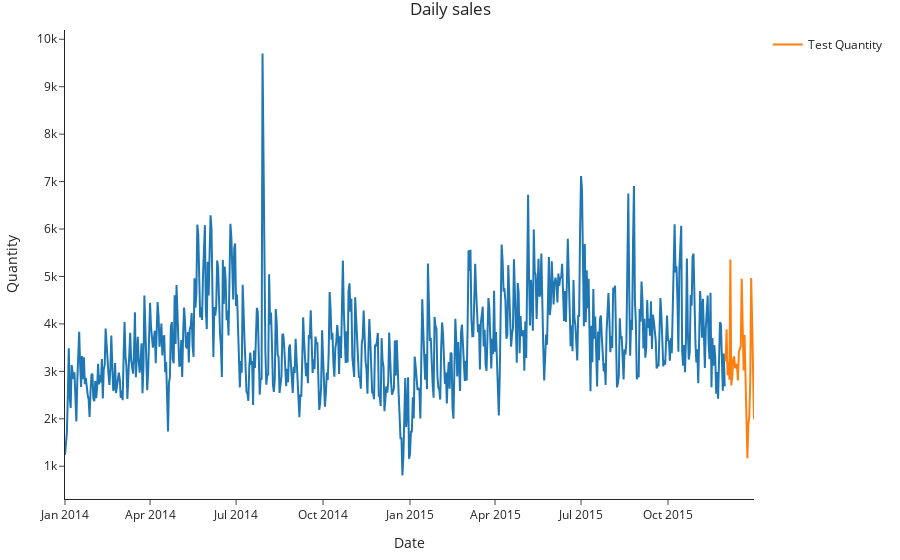

Here is the notebook cell this chart was saved with:
### Code cell
fig = px.line(df_orders_train, x=df_orders_train.index, y="quantity", title='Daily sales', template="simple_white")
fig.add_trace(go.Scatter(x=df_orders_test.index, y=df_orders_test["quantity"], mode='lines', name='Test Quantity'))
fig.update_layout(title_x=0.5, margin={'l': 30, 'b': 40, 't': 30, 'r': 40}, hovermode='x unified', hoverlabel=dict(bgcolor="white"))
fig.update_xaxes(title_text="Date")
fig.update_yaxes(title_text="Quantity")
fig.show()

### Figure 1 — Plotly figure (JSON) as saved in the notebook; plotly's stock layout.template omitted (floating-point values rounded to 4 significant figures; data arrays with more than 128 entries replaced by an {"elided": "..."} marker saying what was removed)
{"data": [{"hovertemplate": "orderDate=%{x}<br>quantity=%{y}<extra></extra>", "legendgroup": "", "line": {"color": "#1F77B4", "dash": "solid"}, "marker": {"symbol": "circle"}, "mode": "lines", "name": "", "orientation": "v", "showlegend": false, "type": "scatter", "x": {"elided": "699 str values"}, "xaxis": "x", "y": {"elided": "699 int values"}, "yaxis": "y"}, {"mode": "lines", "name": "Test Quantity", "type": "scatter", "x": ["2015-12-01", "2015-12-02", "2015-12-03", "2015-12-04", "2015-12-05", "2015-12-06", "2015-12-07", "2015-12-08", "2015-12-09", "2015-12-10", "2015-12-11", "2015-12-12", "2015-12-13", "2015-12-14", "2015-12-15", "2015-12-16", "2015-12-17", "2015-12-18", "2015-12-19", "2015-12-20", "2015-12-21", "2015-12-22", "2015-12-23", "2015-12-24", "2015-12-25", "2015-12-26", "2015-12-27", "2015-12-28", "2015-12-29", "2015-12-30", "2015-12-31"], "y": [3211, 3887, 2916, 3198, 2824, 5357, 2703, 2881, 3246, 3315, 3067, 3160, 3108, 2808, 3404, 3481, 3534, 4950, 4077, 3019, 3768, 2995, 2155, 1170, 1885, 2022, 2783, 4968, 4061, 3224, 1992]}], "layout": {"hoverlabel": {"bgcolor": "white"}, "hovermode": "x unified", "legend": {"tracegroupgap": 0}, "margin": {"b": 40, "l": 30, "r": 40, "t": 30}, "title": {"text": "Daily sales", "x": 0.5}, "xaxis": {"anchor": "y", "domain": [0, 1], "title": {"text": "Date"}}, "yaxis": {"anchor": "x", "domain": [0, 1], "title": {"text": "Quantity"}}}}
